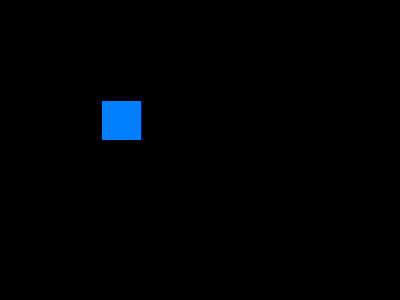
Frame 1 (no input)
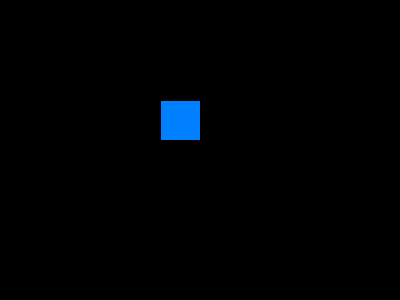
Frame 60 (the mouse pressed at the canvas centre just before this capture)
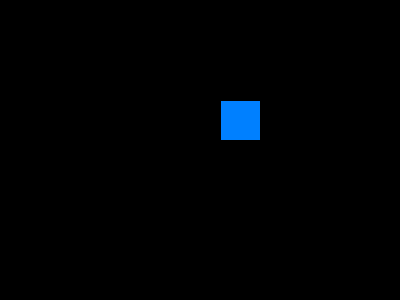
Frame 120 (the mouse held since frame 60 and released just before this capture)

The Processing sketch that drew these frames (run headless with seeded random() and noise(); from frame 60 on, the mouse is pressed at the canvas centre):

// Processing sketch: block
// ── block.pde
float x = 100, y = 100;
float vx = 1.0;

void setup() {
  size(400, 300);
}

void mouseClicked() {
  if (vx != 0) {
    vx = 0;
  }
}
void draw() {
  background(0);
  
  // escape from edge
  if (x > width - 40 || x < 0) {
    vx *= -1;
  } 
  
  // fill with red if hovering over it
  if (mouseX <= x + 40 && mouseX >= x && mouseY <= y + 40 && mouseY >= y) {
    fill(255, 0, 0);
  } else {
    fill (0, 128, 255);
  }
 
  // move
  x += vx;
  rect(x, y, 40, 40); 
}
